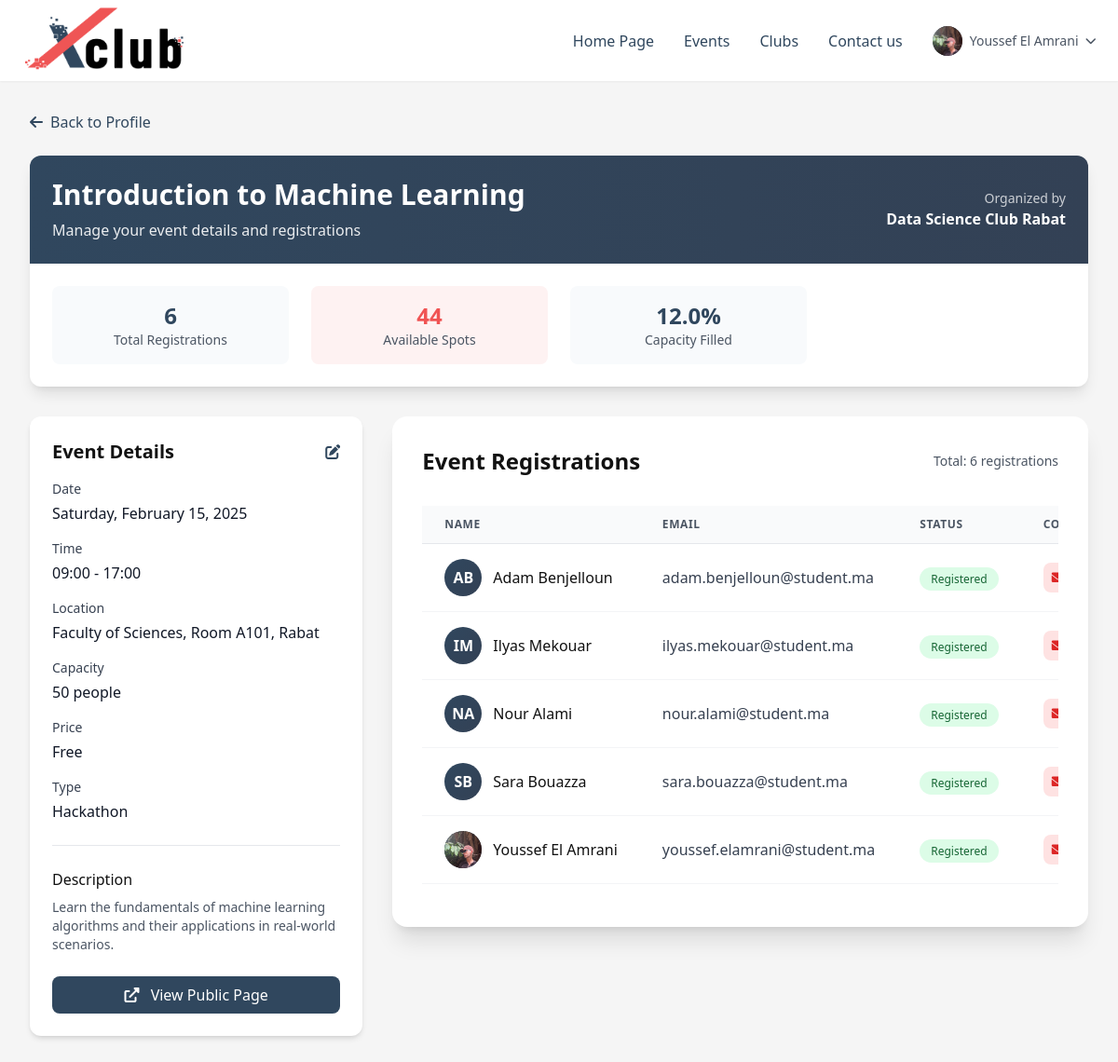
/club_owner/manage_event.php?id=1 (signed in), run on the app's committed database.
### tables this page shows
CREATE TABLE `member` (
  `ID_MEMBER` int(11) NOT NULL,
  `ID_CLUB` int(11) DEFAULT NULL,
  `PROFILE_IMG` varchar(80) DEFAULT NULL,
  `FIRST_NAME` varchar(50) DEFAULT NULL,
  `LAST_NAME` varchar(50) DEFAULT NULL,
  `EMAIL` varchar(50) DEFAULT NULL,
  `PASSWORD` varchar(255) DEFAULT NULL
);

CREATE TABLE `evenement` (
  `ID_EVENT` int(11) NOT NULL,
  `TITLE` varchar(70) DEFAULT NULL,
  `DESCRIPTION` text DEFAULT NULL,
  `DATE` date DEFAULT NULL,
  `STARTING_TIME` time DEFAULT NULL,
  `ENDING_TIME` time DEFAULT NULL,
  `LOCATION` varchar(100) DEFAULT NULL,
  `CITY` text NOT NULL,
  `EVENT_TYPE` varchar(50) DEFAULT NULL,
  `PRICE` float DEFAULT NULL,
  `CAPACITY` int(11) DEFAULT NULL
);

CREATE TABLE `club` (
  `ID_CLUB` int(11) NOT NULL,
  `ID_MEMBER` int(11) NOT NULL,
  `NAME` varchar(50) DEFAULT NULL,
  `LOGO` varchar(80) DEFAULT NULL,
  `DESCRIPTION` text DEFAULT NULL,
  `UNIVERSITY` varchar(50) DEFAULT NULL,
  `CITY` char(10) DEFAULT NULL,
  `INSTAGRAM_LINK` char(10) DEFAULT NULL,
  `LINKEDIN_LINK` char(10) DEFAULT NULL,
  `EMAIL` varchar(50) DEFAULT NULL,
  `CLUB_PHONE` char(10) DEFAULT NULL
);

CREATE TABLE `registre` (
  `ID_EVENT` int(11) NOT NULL,
  `ID_MEMBER` int(11) NOT NULL
);

### club_owner/manage_event.php (the view, shortened to what this page needs)
<?php
require_once '../user/db.php';
$user_id = $_SESSION['user_id'];
$event_id = isset($_GET['id']) ? intval($_GET['id']) : 0;
$verify_sql = "SELECT e.*, c.NAME as club_name, c.ID_CLUB
               FROM evenement e
               JOIN organizes o ON e.ID_EVENT = o.ID_EVENT
               JOIN club c ON o.ID_CLUB = c.ID_CLUB
               WHERE e.ID_EVENT = ? AND c.ID_MEMBER = ?";
$verify_stmt = $pdo->prepare($verify_sql);
$verify_stmt->execute([$event_id, $user_id]);
$event = $verify_stmt->fetch(PDO::FETCH_ASSOC);
$registrations_sql = "SELECT r.*, m.FIRST_NAME, m.LAST_NAME, m.EMAIL, m.PROFILE_IMG
                      FROM registre r
                      JOIN member m ON r.ID_MEMBER = m.ID_MEMBER
                      WHERE r.ID_EVENT = ?
                      ORDER BY m.FIRST_NAME ASC";
$registrations_stmt = $pdo->prepare($registrations_sql);
$registrations_stmt->execute([$event_id]);
$registrations = $registrations_stmt->fetchAll(PDO::FETCH_ASSOC);
$total_registrations = count($registrations);
function formatDate($date) {
    return date('l, F j, Y', strtotime($date));
}
?>
<!DOCTYPE html>
<html lang="en">
<head>
    <script src="https://cdn.tailwindcss.com"></script>
    <link rel="stylesheet" href="https://cdnjs.cloudflare.com/ajax/libs/font-awesome/6.0.0/css/all.min.css">
</head>
<body class="bg-gray-custom">
    <?php include '../includes/header.php'; ?>
    <main class="max-w-7xl mx-auto px-4 sm:px-6 lg:px-8 py-8">
        <div class="mb-6">
            <a href="profile.php" class="flex items-center text-slate-custom hover:text-slate-700 transition-colors">
                <i class="fas fa-arrow-left mr-2"></i>
                Back to Profile
            </a>
        </div>
        <div class="bg-white rounded-xl shadow-lg overflow-hidden mb-8">
            <div class="bg-gradient-to-r from-slate-custom to-slate-700 text-white p-6">
                <div class="flex items-center justify-between">
                    <div>
                        <h1 class="text-3xl font-bold mb-2"><?= htmlspecialchars($event['TITLE']) ?></h1>
                        <p class="opacity-90">Manage your event details and registrations</p>
                    </div>
                    <div class="text-right">
                        <div class="text-sm opacity-75">Organized by</div>
                        <div class="font-semibold"><?= htmlspecialchars($event['club_name']) ?></div>
                    </div>
                </div>
            </div>
            <div class="p-6">
                <div class="grid grid-cols-1 md:grid-cols-4 gap-6">
                    <div class="bg-slate-50 rounded-lg p-4 text-center">
                        <div class="text-2xl font-bold text-slate-custom"><?= $total_registrations ?></div>
                        <div class="text-sm text-gray-600">Total Registrations</div>
                    </div>
                    <div class="bg-red-50 rounded-lg p-4 text-center">
                        <div class="text-2xl font-bold text-red-custom"><?= max(0, $event['CAPACITY'] - $total_registrations) ?></div>
                        <div class="text-sm text-gray-600">Available Spots</div>
                    </div>
                    <div class="bg-slate-50 rounded-lg p-4 text-center">
                        <div class="text-2xl font-bold text-slate-custom"><?= number_format(($total_registrations / $event['CAPACITY']) * 100, 1) ?>%</div>
                        <div class="text-sm text-gray-600">Capacity Filled</div>
                    </div>
                </div>
            </div>
        </div>
        <div class="grid grid-cols-1 lg:grid-cols-3 gap-8">
            <div class="lg:col-span-1">
                <div class="bg-white rounded-xl shadow-md p-6 mb-6">
                    <div class="flex items-center justify-between mb-4">
                        <h2 class="text-xl font-bold text-black-custom">Event Details</h2>
                        <button id="edit-event-btn" class="text-slate-custom hover:text-slate-700">
                            <i class="fas fa-edit"></i>
                        </button>
                    </div>
                    <div class="space-y-4">
                        <div>
                            <label class="block text-sm font-medium text-gray-700 mb-1">Date</label>
                            <p class="text-gray-900"><?= formatDate($event['DATE']) ?></p>
                        </div>
                        <div>
                            <label class="block text-sm font-medium text-gray-700 mb-1">Time</label>
                            <p class="text-gray-900"><?= date('H:i', strtotime($event['STARTING_TIME'])) ?> - <?= date('H:i', strtotime($event['ENDING_TIME'])) ?></p>
                        </div>
                        <div>
                            <label class="block text-sm font-medium text-gray-700 mb-1">Location</label>
                            <p class="text-gray-900"><?= htmlspecialchars($event['LOCATION']) ?>, <?= htmlspecialchars($event['CITY']) ?></p>
                        </div>
                        <div>
                            <label class="block text-sm font-medium text-gray-700 mb-1">Capacity</label>
                            <p class="text-gray-900"><?= htmlspecialchars($event['CAPACITY']) ?> people</p>
                        </div>
                        <div>
                            <label class="block text-sm font-medium text-gray-700 mb-1">Price</label>
                            <p class="text-gray-900"><?= $event['PRICE'] == 0 ? 'Free' : htmlspecialchars($event['PRICE']) . ' MAD' ?></p>
                        </div>
                        <div>
                            <label class="block text-sm font-medium text-gray-700 mb-1">Type</label>
                            <p class="text-gray-900"><?= htmlspecialchars($event['EVENT_TYPE']) ?></p>
                        </div>
                    </div>
                    <div class="mt-6 pt-6 border-t border-gray-200">
                        <h3 class="font-medium text-black-custom mb-2">Description</h3>
                        <p class="text-gray-600 text-sm"><?= nl2br(htmlspecialchars($event['DESCRIPTION'])) ?></p>
                    </div>
                    <div class="mt-6 flex space-x-3">
                        <a href="event.php?id=<?= $event_id ?>" class="flex-1 bg-slate-custom text-white py-2 px-4 rounded-lg text-center hover:bg-slate-700 transition-colors">
                            <i class="fas fa-external-link-alt mr-2"></i>
                            View Public Page
                        </a>
                    </div>
                </div>
            </div>
            <div class="lg:col-span-2">
                <div class="bg-white rounded-2xl shadow-xl p-8">
                    <div class="flex items-center justify-between mb-8">
                        <h2 class="text-2xl font-bold text-black-custom">Event Registrations</h2>
                        <div class="text-sm text-gray-600">
                            Total: <?= $total_registrations ?> registrations
                        </div>
                    </div>
                    <?php if (empty($registrations)): ?>
                        <div class="text-center py-12">
                            <i class="fas fa-users text-gray-300 text-5xl mb-4"></i>
                            <p class="text-gray-500">No registrations yet.</p>
                        </div>
                    <?php else: ?>
                        <div class="overflow-y-auto" style="max-height: 420px;">
                            <table class="min-w-full divide-y divide-gray-200">
                                <thead class="bg-gray-50 sticky top-0 z-10">
                                    <tr>
                                        <th class="px-6 py-3 text-left text-xs font-semibold text-gray-600 uppercase tracking-wider">Name</th>
                                        <th class="px-6 py-3 text-left text-xs font-semibold text-gray-600 uppercase tracking-wider">Email</th>
                                        <th class="px-6 py-3 text-left text-xs font-semibold text-gray-600 uppercase tracking-wider">Status</th>
                                        <th class="px-6 py-3 text-left text-xs font-semibold text-gray-600 uppercase tracking-wider">Contact</th>
                                    </tr>
                                </thead>
                                <tbody class="bg-white divide-y divide-gray-100">
                                    <?php foreach ($registrations as $registration): ?>
                                        <tr class="hover:bg-gray-50 transition-colors">
                                            <td class="px-6 py-4 whitespace-nowrap flex items-center space-x-3">
                                                <div class="w-10 h-10 bg-gradient-to-br from-slate-custom to-slate-700 rounded-full flex items-center justify-center text-white font-bold overflow-hidden">
                                                    <?php if ($registration['PROFILE_IMG']): ?>
                                                        <img src="../static/images/<?php echo htmlspecialchars($registration['PROFILE_IMG']); ?>"
                                                             alt="Profile Picture"
                                                             class="w-full h-full object-cover">
                                                    <?php else: ?>
                                                        <?= strtoupper(substr($registration['FIRST_NAME'], 0, 1) . substr($registration['LAST_NAME'], 0, 1)) ?>
                                                    <?php endif; ?>
                                                </div>
                                                <span class="font-medium text-black-custom">
                                                    <?= htmlspecialchars($registration['FIRST_NAME'] . ' ' . $registration['LAST_NAME']) ?>
                                                </span>
                                            </td>
                                            <td class="px-6 py-4 whitespace-nowrap text-gray-700">
                                                <?= htmlspecialchars($registration['EMAIL']) ?>
                                            </td>
                                            <td class="px-6 py-4 whitespace-nowrap">
                                                <span class="px-3 py-1 bg-green-100 text-green-800 rounded-full text-xs font-medium">Registered</span>
                                            </td>
                                            <td class="px-6 py-4 whitespace-nowrap">
                                                <a href="mailto:<?= htmlspecialchars($registration['EMAIL']) ?>" class="w-8 h-8 bg-red-100 text-red-600 rounded-lg flex items-center justify-center hover:bg-red-200 transition-colors" title="Contact Member">
                                                    <i class="fas fa-envelope text-sm"></i>
                                                </a>
                                            </td>
                                        </tr>
                                    <?php endforeach; ?>
                                </tbody>
                            </table>
                        </div>
                    <?php endif; ?>
                </div>
            </div>
        </div>
    </main>
</body>
</html>

### includes/header.php (shortened to what this page needs)
<?php
require_once '../user/db.php';
$user = null;
if (isset($_SESSION['user_id'])) {
    $stmt = $pdo->prepare("SELECT * FROM member WHERE ID_MEMBER = ?");
    $stmt->execute([$_SESSION['user_id']]);
    $user = $stmt->fetch(PDO::FETCH_ASSOC);
}
?>
<header class="bg-white py-0 px-6 shadow-sm">
    <div class="max-w-7xl mx-auto flex items-center justify-between">
        <div class="flex items-center space-x-3">
            <img src="../static/images/Frame 13.png" alt="MDS Logo" class="w-48 h-42 object-contain">
        </div>
        <nav class="hidden md:flex items-center space-x-8">
            <a href="../user/home.php" class="text-slate-custom hover:text-red-custom transition-colors">Home Page</a>
            <a href="../user/events.php" class="text-slate-custom hover:text-red-custom transition-colors">Events</a>
            <a href="../user/clubs.php" class="text-slate-custom hover:text-red-custom transition-colors">Clubs</a>
            <a href="../user/contactus.php" class="text-slate-custom hover:text-red-custom transition-colors">Contact us</a>
            <?php if ($user): ?>
                <div class="flex items-center space-x-4">
                    <div class="relative">
                        <button id="profile-menu-button" class="flex items-center space-x-2 text-gray-600 hover:text-slate-custom transition-colors">
                            <div class="w-8 h-8 bg-gradient-to-br from-slate-custom to-slate-700 rounded-full flex items-center justify-center text-white font-bold text-sm overflow-hidden">
                                <?php if ($user['PROFILE_IMG']): ?>
                                    <img src="../static/images/<?php echo htmlspecialchars($user['PROFILE_IMG']); ?>"
                                         alt="Profile Picture"
                                         class="w-full h-full object-cover">
                                <?php else: ?>
                                    <?php echo strtoupper(substr($user['FIRST_NAME'], 0, 1) . substr($user['LAST_NAME'], 0, 1)); ?>
                                <?php endif; ?>
                            </div>
                            <span class="text-sm font-medium"><?php echo htmlspecialchars($user['FIRST_NAME'] . ' ' . $user['LAST_NAME']); ?></span>
                            <i class="fas fa-chevron-down text-xs transition-transform duration-200" id="dropdown-arrow"></i>
                        </button>
                    </div>
                </div>
            <?php endif; ?>
        </nav>
    </div>
</header>

### data on the page
member: PROFILE_IMG (picture), FIRST_NAME+LAST_NAME "Youssef El Amrani"
evenement: TITLE "Introduction to Machine Learning", club.NAME "Data Science Club Rabat", max(0,$event['CAPACITY']-$total_registrations) "44", ($total_registrations/$event['CAPACITY'])*100 "12.0", DATE "Saturday, February 15, 2025", STARTING_TIME "09:00", ENDING_TIME "17:00", LOCATION "Faculty of Sciences, Room A101", CITY "Rabat", CAPACITY "50", EVENT_TYPE "Hackathon", DESCRIPTION "Learn the fundamentals of machine learning algorithms and their applications in real-world scenarios."
registre: ID_MEMBER.LAST_NAME "AB", ID_MEMBER.LAST_NAME "Adam Benjelloun", ID_MEMBER.EMAIL "adam.benjelloun@student.ma"
registre: ID_MEMBER.LAST_NAME "IM", ID_MEMBER.LAST_NAME "Ilyas Mekouar", ID_MEMBER.EMAIL "ilyas.mekouar@student.ma"
registre: ID_MEMBER.LAST_NAME "NA", ID_MEMBER.LAST_NAME "Nour Alami", ID_MEMBER.EMAIL "nour.alami@student.ma"
registre: ID_MEMBER.LAST_NAME "SB", ID_MEMBER.LAST_NAME "Sara Bouazza", ID_MEMBER.EMAIL "sara.bouazza@student.ma"
registre: ID_MEMBER.PROFILE_IMG (picture), ID_MEMBER.LAST_NAME "Youssef El Amrani", ID_MEMBER.EMAIL "youssef.elamrani@student.ma"

### other printed values
$total_registrations "6"
